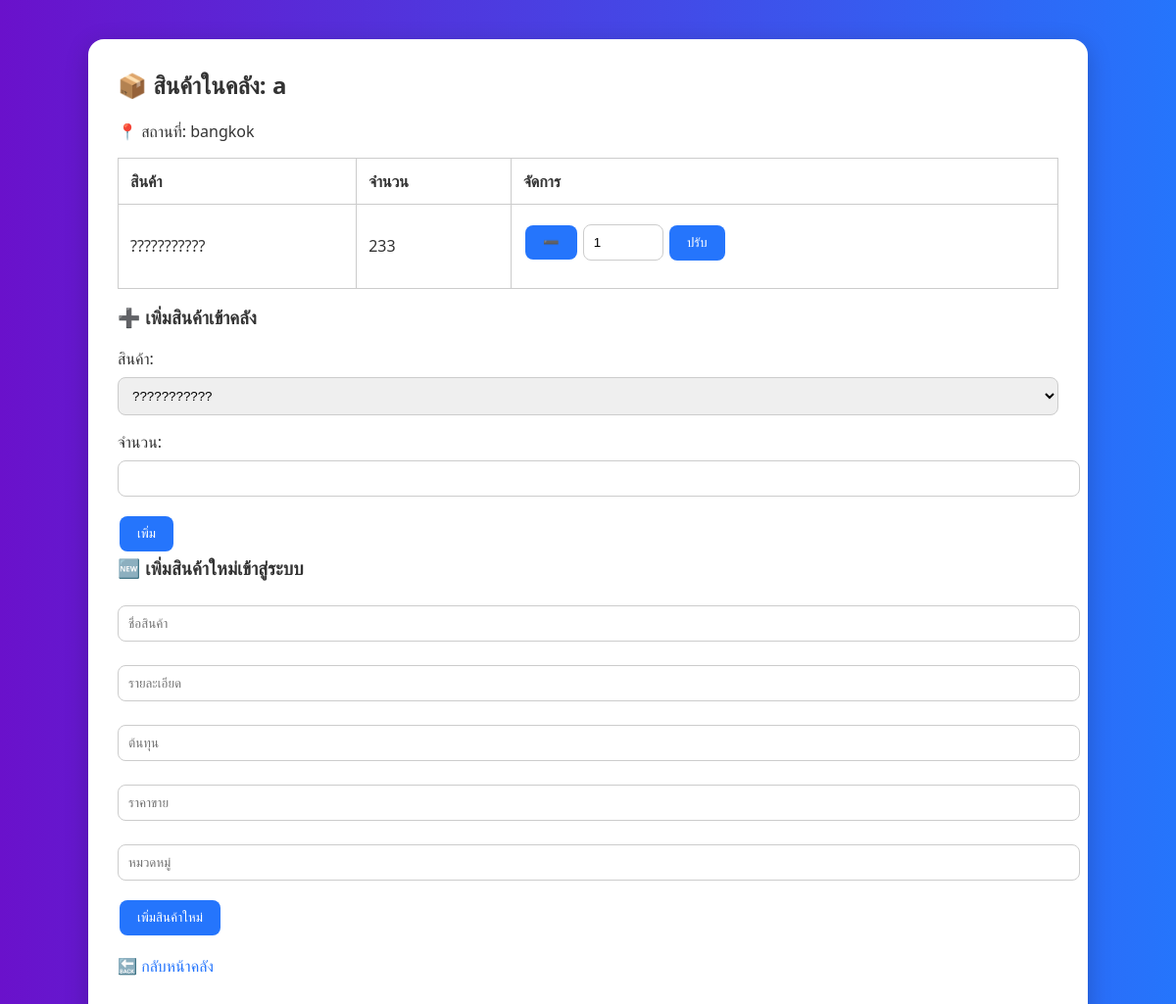
The page /warehouse/2 on the database as committed earlier.
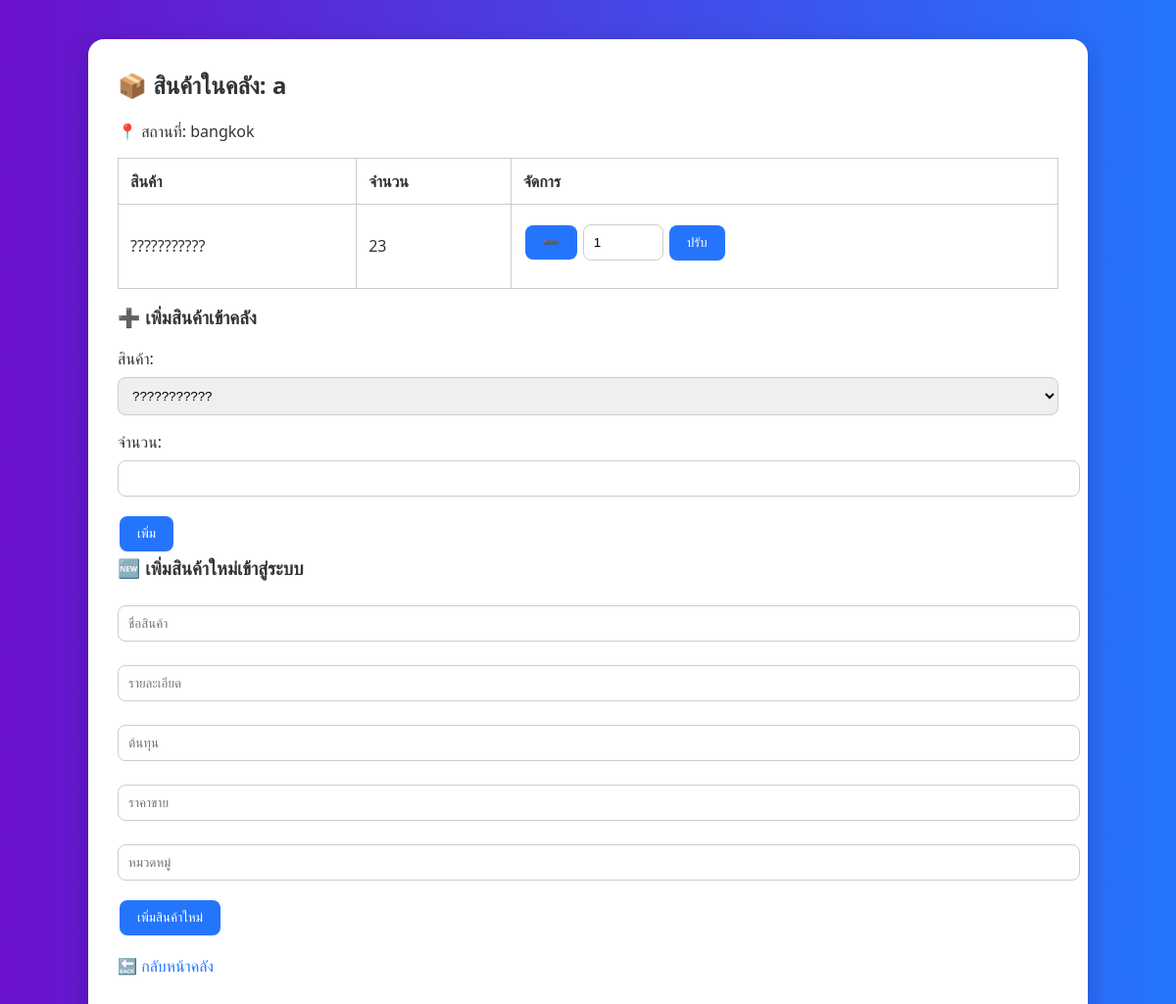
The same page on the database as committed later.
### tables this page shows
CREATE TABLE warehouses (
    warehouseID INTEGER PRIMARY KEY AUTOINCREMENT,
    name TEXT NOT NULL,
    location TEXT
);

CREATE TABLE inventory (
    inventoryID INTEGER PRIMARY KEY AUTOINCREMENT,
    warehouseID INTEGER,
    productID INTEGER,
    quantity INTEGER,
    FOREIGN KEY (warehouseID) REFERENCES warehouses(warehouseID),
    FOREIGN KEY (productID) REFERENCES products(productID)
);

CREATE TABLE products (
    productID INTEGER PRIMARY KEY AUTOINCREMENT,
    name TEXT NOT NULL,
    description TEXT,
    cost REAL,
    price REAL,
    category TEXT
);

### app.py (the view)
@app.route('/warehouse/<int:warehouse_id>')
def warehouse_detail(warehouse_id):
    db = get_db()
    warehouse = db.execute('SELECT * FROM warehouses WHERE warehouseID = ?', (warehouse_id,)).fetchone()
    inventory = db.execute('''
        SELECT i.inventoryID, p.name AS product, i.quantity
        FROM inventory i
        JOIN products p ON i.productID = p.productID
        WHERE i.warehouseID = ?
    ''', (warehouse_id,)).fetchall()
    products = db.execute('SELECT * FROM products').fetchall()
    return render_template('warehouse_detail.html', warehouse=warehouse, inventory=inventory, products=products)

### app.py (called while the page is built)
def get_db():
    if 'db' not in g:
        g.db = sqlite3.connect(DATABASE)
        g.db.row_factory = sqlite3.Row
    return g.db

### templates/warehouse_detail.html (shortened to what this page needs)
<!DOCTYPE html>
<html>
<head>
    <link rel="stylesheet" href="/static/style.css">
</head>
<body>
    <div class="container">
        <h2>📦 สินค้าในคลัง: {{ warehouse['name'] }}</h2>
        <p>📍 สถานที่: {{ warehouse['location'] }}</p>
        {% if inventory %}
        <table>
            <thead>
                <tr>
                    <th>สินค้า</th>
                    <th>จำนวน</th>
                    <th>จัดการ</th>
                </tr>
            </thead>
            <tbody>
                {% for item in inventory %}
                <tr>
                    <td>{{ item['product'] }}</td>
                    <td>{{ item['quantity'] }}</td>
                    <td>
                        <form
                            action="/warehouse/{{ warehouse['warehouseID'] }}/adjust_inventory/{{ item['inventoryID'] }}"
                            method="post" style="display:inline;">
                            <button type="submit" {% if item['quantity'] <=0 %} disabled {% endif %}>➖</button>
                        </form>
                        <form
                            action="/warehouse/{{ warehouse['warehouseID'] }}/adjust_inventory/{{ item['inventoryID'] }}"
                            method="post" style="display:inline;">
                            <input type="number" name="delta" value="1" style="width: 60px;">
                            <button type="submit">ปรับ</button>
                        </form>
                    </td>
                </tr>
                {% endfor %}
            </tbody>
        </table>
        {% else %}
        <p>❗ ยังไม่มีสินค้าในคลังนี้</p>
        {% endif %}
        <h3>➕ เพิ่มสินค้าเข้าคลัง</h3>
        <form action="/warehouse/{{ warehouse['warehouseID'] }}/add_inventory" method="post">
            <label>สินค้า:</label>
            <select name="product_id">
                {% for p in products %}
                <option value="{{ p['productID'] }}">{{ p['name'] }}</option>
                {% endfor %}
            </select>
            <label>จำนวน:</label>
            <input type="number" name="quantity" min="1" required>
            <input type="submit" value="เพิ่ม">
        </form>
        <h3>🆕 เพิ่มสินค้าใหม่เข้าสู่ระบบ</h3>
        <form action="/products/add" method="post">
            <input type="text" name="name" placeholder="ชื่อสินค้า" required>
            <input type="text" name="description" placeholder="รายละเอียด">
            <input type="number" step="0.01" name="cost" placeholder="ต้นทุน">
            <input type="number" step="0.01" name="price" placeholder="ราคาขาย">
            <input type="text" name="category" placeholder="หมวดหมู่">
            <input type="submit" value="เพิ่มสินค้าใหม่">
        </form>
        <p><a href="/warehouses">🔙 กลับหน้าคลัง</a></p>
    </div>
</body>
</html>

### static/style.css (style rules this page uses)
body { font-family: 'Segoe UI', Tahoma, Geneva, Verdana, sans-serif; background: linear-gradient(to right, #6a11cb, #2575fc); margin: 0; padding: 0; color: #333; }
.container { background: #fff; max-width: 960px; margin: 40px auto; padding: 30px; border-radius: 16px; box-shadow: 0 6px 24px rgba(0, 0, 0, 0.2); }
h2, h3 { color: #333; margin-top: 0; }
table { width: 100%; border-collapse: collapse; margin: 16px 0; }
table, th, td { border: 1px solid #ccc; }
th, td { padding: 12px; text-align: left; }
input[type="text"], input[type="number"], select { width: 100%; padding: 10px; margin-top: 8px; margin-bottom: 16px; border: 1px solid #ccc; border-radius: 8px; }
button, input[type="submit"] { background-color: #2575fc; color: white; padding: 10px 18px; border: none; border-radius: 8px; cursor: pointer; transition: background-color 0.3s ease; margin: 4px 2px; }
a { color: #2575fc; text-decoration: none; }

Rows that differ between the two databases and show on the page:
removed inventory: product "???????????", quantity "233"
added inventory: product "???????????", quantity "23"
